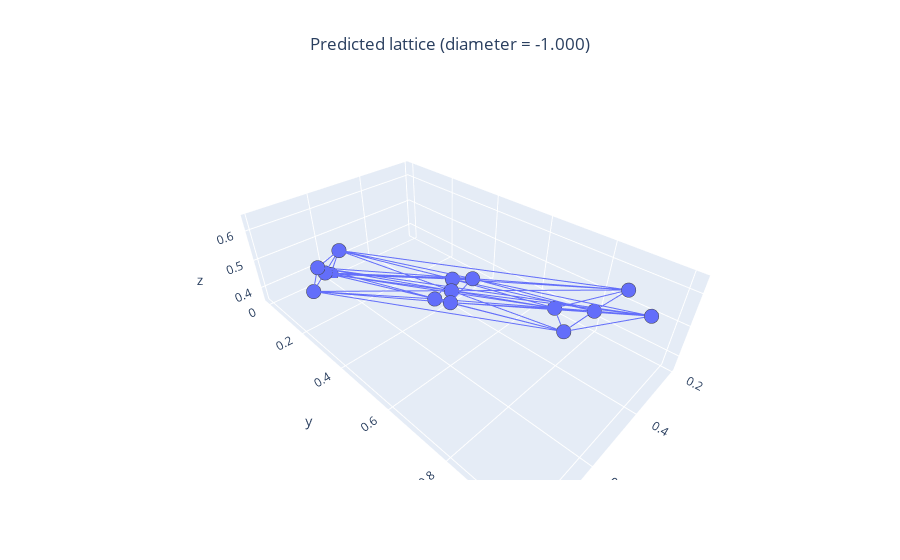

This figure's notebook cell:
### Code cell
path = 'generated_mat/15node'
name = 'LatticeStiffness_lattice_4.npz'
# plot_origin_lattice_from_path(path,name)
plot_lattice_from_path(path, name)

### Figure 1 — Plotly figure (JSON) as saved in the notebook; plotly's stock layout.template omitted (floating-point values rounded to 4 significant figures)
{"data": [{"hovertemplate": "0=%{x}<br>1=%{y}<br>2=%{z}<extra></extra>", "legendgroup": "", "marker": {"color": "#636efa", "line": {"width": 5}, "size": 5, "symbol": "circle"}, "mode": "markers", "name": "", "scene": "scene", "showlegend": false, "type": "scatter3d", "x": [0.3332, 0.4166, 0.7941, 0.7087, 0.4968, 0.5848, 0.2092, 0.2898, 0.6677, 0.3106, 0.6912, 0.4552, 0.542, 0.5629, 0.437], "y": [0.771, 1, 0.3376, 0.1051, 0.4998, 0, 0.6629, 0.8958, 0.2276, 0.8328, 0.1692, 0.3856, 0.6166, 0.5619, 0.4442], "z": [0.4119, 0.6419, 0.6316, 0.4006, 0.4952, 0.3582, 0.367, 0.592, 0.5819, 0.5046, 0.4913, 0.3858, 0.6122, 0.522, 0.4794]}, {"hovertemplate": "x=%{x}<br>y=%{y}<br>z=%{z}<extra></extra>", "legendgroup": "", "line": {"color": "#636efa", "dash": "solid"}, "marker": {"line": {"width": 5}, "size": 5, "symbol": "circle"}, "mode": "lines", "name": "", "scene": "scene", "showlegend": false, "type": "scatter3d", "x": [0.3332, 0.4166], "y": [0.771, 1], "z": [0.4119, 0.6419]}, {"hovertemplate": "x=%{x}<br>y=%{y}<br>z=%{z}<extra></extra>", "legendgroup": "", "line": {"color": "#636efa", "dash": "solid"}, "marker": {"line": {"width": 5}, "size": 5, "symbol": "circle"}, "mode": "lines", "name": "", "scene": "scene", "showlegend": false, "type": "scatter3d", "x": [0.4166, 0.7941], "y": [1, 0.3376], "z": [0.6419, 0.6316]}, {"hovertemplate": "x=%{x}<br>y=%{y}<br>z=%{z}<extra></extra>", "legendgroup": "", "line": {"color": "#636efa", "dash": "solid"}, "marker": {"line": {"width": 5}, "size": 5, "symbol": "circle"}, "mode": "lines", "name": "", "scene": "scene", "showlegend": false, "type": "scatter3d", "x": [0.3332, 0.7087], "y": [0.771, 0.1051], "z": [0.4119, 0.4006]}, {"hovertemplate": "x=%{x}<br>y=%{y}<br>z=%{z}<extra></extra>", "legendgroup": "", "line": {"color": "#636efa", "dash": "solid"}, "marker": {"line": {"width": 5}, "size": 5, "symbol": "circle"}, "mode": "lines", "name": "", "scene": "scene", "showlegend": false, "type": "scatter3d", "x": [0.7941, 0.7087], "y": [0.3376, 0.1051], "z": [0.6316, 0.4006]}, {"hovertemplate": "x=%{x}<br>y=%{y}<br>z=%{z}<extra></extra>", "legendgroup": "", "line": {"color": "#636efa", "dash": "solid"}, "marker": {"line": {"width": 5}, "size": 5, "symbol": "circle"}, "mode": "lines", "name": "", "scene": "scene", "showlegend": false, "type": "scatter3d", "x": [0.3332, 0.4968], "y": [0.771, 0.4998], "z": [0.4119, 0.4952]}, {"hovertemplate": "x=%{x}<br>y=%{y}<br>z=%{z}<extra></extra>", "legendgroup": "", "line": {"color": "#636efa", "dash": "solid"}, "marker": {"line": {"width": 5}, "size": 5, "symbol": "circle"}, "mode": "lines", "name": "", "scene": "scene", "showlegend": false, "type": "scatter3d", "x": [0.4166, 0.4968], "y": [1, 0.4998], "z": [0.6419, 0.4952]}, {"hovertemplate": "x=%{x}<br>y=%{y}<br>z=%{z}<extra></extra>", "legendgroup": "", "line": {"color": "#636efa", "dash": "solid"}, "marker": {"line": {"width": 5}, "size": 5, "symbol": "circle"}, "mode": "lines", "name": "", "scene": "scene", "showlegend": false, "type": "scatter3d", "x": [0.7941, 0.4968], "y": [0.3376, 0.4998], "z": [0.6316, 0.4952]}, {"hovertemplate": "x=%{x}<br>y=%{y}<br>z=%{z}<extra></extra>", "legendgroup": "", "line": {"color": "#636efa", "dash": "solid"}, "marker": {"line": {"width": 5}, "size": 5, "symbol": "circle"}, "mode": "lines", "name": "", "scene": "scene", "showlegend": false, "type": "scatter3d", "x": [0.7087, 0.4968], "y": [0.1051, 0.4998], "z": [0.4006, 0.4952]}, {"hovertemplate": "x=%{x}<br>y=%{y}<br>z=%{z}<extra></extra>", "legendgroup": "", "line": {"color": "#636efa", "dash": "solid"}, "marker": {"line": {"width": 5}, "size": 5, "symbol": "circle"}, "mode": "lines", "name": "", "scene": "scene", "showlegend": false, "type": "scatter3d", "x": [0.4968, 0.5848], "y": [0.4998, 0], "z": [0.4952, 0.3582]}, {"hovertemplate": "x=%{x}<br>y=%{y}<br>z=%{z}<extra></extra>", "legendgroup": "", "line": {"color": "#636efa", "dash": "solid"}, "marker": {"line": {"width": 5}, "size": 5, "symbol": "circle"}, "mode": "lines", "name": "", "scene": "scene", "showlegend": false, "type": "scatter3d", "x": [0.3332, 0.2092], "y": [0.771, 0.6629], "z": [0.4119, 0.367]}, {"hovertemplate": "x=%{x}<br>y=%{y}<br>z=%{z}<extra></extra>", "legendgroup": "", "line": {"color": "#636efa", "dash": "solid"}, "marker": {"line": {"width": 5}, "size": 5, "symbol": "circle"}, "mode": "lines", "name": "", "scene": "scene", "showlegend": false, "type": "scatter3d", "x": [0.4968, 0.2092], "y": [0.4998, 0.6629], "z": [0.4952, 0.367]}, {"hovertemplate": "x=%{x}<br>y=%{y}<br>z=%{z}<extra></extra>", "legendgroup": "", "line": {"color": "#636efa", "dash": "solid"}, "marker": {"line": {"width": 5}, "size": 5, "symbol": "circle"}, "mode": "lines", "name": "", "scene": "scene", "showlegend": false, "type": "scatter3d", "x": [0.5848, 0.2092], "y": [0, 0.6629], "z": [0.3582, 0.367]}, {"hovertemplate": "x=%{x}<br>y=%{y}<br>z=%{z}<extra></extra>", "legendgroup": "", "line": {"color": "#636efa", "dash": "solid"}, "marker": {"line": {"width": 5}, "size": 5, "symbol": "circle"}, "mode": "lines", "name": "", "scene": "scene", "showlegend": false, "type": "scatter3d", "x": [0.4968, 0.2898], "y": [0.4998, 0.8958], "z": [0.4952, 0.592]}, {"hovertemplate": "x=%{x}<br>y=%{y}<br>z=%{z}<extra></extra>", "legendgroup": "", "line": {"color": "#636efa", "dash": "solid"}, "marker": {"line": {"width": 5}, "size": 5, "symbol": "circle"}, "mode": "lines", "name": "", "scene": "scene", "showlegend": false, "type": "scatter3d", "x": [0.2092, 0.2898], "y": [0.6629, 0.8958], "z": [0.367, 0.592]}, {"hovertemplate": "x=%{x}<br>y=%{y}<br>z=%{z}<extra></extra>", "legendgroup": "", "line": {"color": "#636efa", "dash": "solid"}, "marker": {"line": {"width": 5}, "size": 5, "symbol": "circle"}, "mode": "lines", "name": "", "scene": "scene", "showlegend": false, "type": "scatter3d", "x": [0.7941, 0.6677], "y": [0.3376, 0.2276], "z": [0.6316, 0.5819]}, {"hovertemplate": "x=%{x}<br>y=%{y}<br>z=%{z}<extra></extra>", "legendgroup": "", "line": {"color": "#636efa", "dash": "solid"}, "marker": {"line": {"width": 5}, "size": 5, "symbol": "circle"}, "mode": "lines", "name": "", "scene": "scene", "showlegend": false, "type": "scatter3d", "x": [0.4968, 0.6677], "y": [0.4998, 0.2276], "z": [0.4952, 0.5819]}, {"hovertemplate": "x=%{x}<br>y=%{y}<br>z=%{z}<extra></extra>", "legendgroup": "", "line": {"color": "#636efa", "dash": "solid"}, "marker": {"line": {"width": 5}, "size": 5, "symbol": "circle"}, "mode": "lines", "name": "", "scene": "scene", "showlegend": false, "type": "scatter3d", "x": [0.5848, 0.6677], "y": [0, 0.2276], "z": [0.3582, 0.5819]}, {"hovertemplate": "x=%{x}<br>y=%{y}<br>z=%{z}<extra></extra>", "legendgroup": "", "line": {"color": "#636efa", "dash": "solid"}, "marker": {"line": {"width": 5}, "size": 5, "symbol": "circle"}, "mode": "lines", "name": "", "scene": "scene", "showlegend": false, "type": "scatter3d", "x": [0.2898, 0.6677], "y": [0.8958, 0.2276], "z": [0.592, 0.5819]}, {"hovertemplate": "x=%{x}<br>y=%{y}<br>z=%{z}<extra></extra>", "legendgroup": "", "line": {"color": "#636efa", "dash": "solid"}, "marker": {"line": {"width": 5}, "size": 5, "symbol": "circle"}, "mode": "lines", "name": "", "scene": "scene", "showlegend": false, "type": "scatter3d", "x": [0.3332, 0.3106], "y": [0.771, 0.8328], "z": [0.4119, 0.5046]}, {"hovertemplate": "x=%{x}<br>y=%{y}<br>z=%{z}<extra></extra>", "legendgroup": "", "line": {"color": "#636efa", "dash": "solid"}, "marker": {"line": {"width": 5}, "size": 5, "symbol": "circle"}, "mode": "lines", "name": "", "scene": "scene", "showlegend": false, "type": "scatter3d", "x": [0.4166, 0.3106], "y": [1, 0.8328], "z": [0.6419, 0.5046]}, {"hovertemplate": "x=%{x}<br>y=%{y}<br>z=%{z}<extra></extra>", "legendgroup": "", "line": {"color": "#636efa", "dash": "solid"}, "marker": {"line": {"width": 5}, "size": 5, "symbol": "circle"}, "mode": "lines", "name": "", "scene": "scene", "showlegend": false, "type": "scatter3d", "x": [0.2092, 0.3106], "y": [0.6629, 0.8328], "z": [0.367, 0.5046]}, {"hovertemplate": "x=%{x}<br>y=%{y}<br>z=%{z}<extra></extra>", "legendgroup": "", "line": {"color": "#636efa", "dash": "solid"}, "marker": {"line": {"width": 5}, "size": 5, "symbol": "circle"}, "mode": "lines", "name": "", "scene": "scene", "showlegend": false, "type": "scatter3d", "x": [0.2898, 0.3106], "y": [0.8958, 0.8328], "z": [0.592, 0.5046]}, {"hovertemplate": "x=%{x}<br>y=%{y}<br>z=%{z}<extra></extra>", "legendgroup": "", "line": {"color": "#636efa", "dash": "solid"}, "marker": {"line": {"width": 5}, "size": 5, "symbol": "circle"}, "mode": "lines", "name": "", "scene": "scene", "showlegend": false, "type": "scatter3d", "x": [0.7941, 0.6912], "y": [0.3376, 0.1692], "z": [0.6316, 0.4913]}, {"hovertemplate": "x=%{x}<br>y=%{y}<br>z=%{z}<extra></extra>", "legendgroup": "", "line": {"color": "#636efa", "dash": "solid"}, "marker": {"line": {"width": 5}, "size": 5, "symbol": "circle"}, "mode": "lines", "name": "", "scene": "scene", "showlegend": false, "type": "scatter3d", "x": [0.7087, 0.6912], "y": [0.1051, 0.1692], "z": [0.4006, 0.4913]}, {"hovertemplate": "x=%{x}<br>y=%{y}<br>z=%{z}<extra></extra>", "legendgroup": "", "line": {"color": "#636efa", "dash": "solid"}, "marker": {"line": {"width": 5}, "size": 5, "symbol": "circle"}, "mode": "lines", "name": "", "scene": "scene", "showlegend": false, "type": "scatter3d", "x": [0.5848, 0.6912], "y": [0, 0.1692], "z": [0.3582, 0.4913]}, {"hovertemplate": "x=%{x}<br>y=%{y}<br>z=%{z}<extra></extra>", "legendgroup": "", "line": {"color": "#636efa", "dash": "solid"}, "marker": {"line": {"width": 5}, "size": 5, "symbol": "circle"}, "mode": "lines", "name": "", "scene": "scene", "showlegend": false, "type": "scatter3d", "x": [0.6677, 0.6912], "y": [0.2276, 0.1692], "z": [0.5819, 0.4913]}, {"hovertemplate": "x=%{x}<br>y=%{y}<br>z=%{z}<extra></extra>", "legendgroup": "", "line": {"color": "#636efa", "dash": "solid"}, "marker": {"line": {"width": 5}, "size": 5, "symbol": "circle"}, "mode": "lines", "name": "", "scene": "scene", "showlegend": false, "type": "scatter3d", "x": [0.3332, 0.4552], "y": [0.771, 0.3856], "z": [0.4119, 0.3858]}, {"hovertemplate": "x=%{x}<br>y=%{y}<br>z=%{z}<extra></extra>", "legendgroup": "", "line": {"color": "#636efa", "dash": "solid"}, "marker": {"line": {"width": 5}, "size": 5, "symbol": "circle"}, "mode": "lines", "name": "", "scene": "scene", "showlegend": false, "type": "scatter3d", "x": [0.7087, 0.4552], "y": [0.1051, 0.3856], "z": [0.4006, 0.3858]}, {"hovertemplate": "x=%{x}<br>y=%{y}<br>z=%{z}<extra></extra>", "legendgroup": "", "line": {"color": "#636efa", "dash": "solid"}, "marker": {"line": {"width": 5}, "size": 5, "symbol": "circle"}, "mode": "lines", "name": "", "scene": "scene", "showlegend": false, "type": "scatter3d", "x": [0.5848, 0.4552], "y": [0, 0.3856], "z": [0.3582, 0.3858]}, {"hovertemplate": "x=%{x}<br>y=%{y}<br>z=%{z}<extra></extra>", "legendgroup": "", "line": {"color": "#636efa", "dash": "solid"}, "marker": {"line": {"width": 5}, "size": 5, "symbol": "circle"}, "mode": "lines", "name": "", "scene": "scene", "showlegend": false, "type": "scatter3d", "x": [0.2092, 0.4552], "y": [0.6629, 0.3856], "z": [0.367, 0.3858]}, {"hovertemplate": "x=%{x}<br>y=%{y}<br>z=%{z}<extra></extra>", "legendgroup": "", "line": {"color": "#636efa", "dash": "solid"}, "marker": {"line": {"width": 5}, "size": 5, "symbol": "circle"}, "mode": "lines", "name": "", "scene": "scene", "showlegend": false, "type": "scatter3d", "x": [0.3106, 0.4552], "y": [0.8328, 0.3856], "z": [0.5046, 0.3858]}, {"hovertemplate": "x=%{x}<br>y=%{y}<br>z=%{z}<extra></extra>", "legendgroup": "", "line": {"color": "#636efa", "dash": "solid"}, "marker": {"line": {"width": 5}, "size": 5, "symbol": "circle"}, "mode": "lines", "name": "", "scene": "scene", "showlegend": false, "type": "scatter3d", "x": [0.6912, 0.4552], "y": [0.1692, 0.3856], "z": [0.4913, 0.3858]}, {"hovertemplate": "x=%{x}<br>y=%{y}<br>z=%{z}<extra></extra>", "legendgroup": "", "line": {"color": "#636efa", "dash": "solid"}, "marker": {"line": {"width": 5}, "size": 5, "symbol": "circle"}, "mode": "lines", "name": "", "scene": "scene", "showlegend": false, "type": "scatter3d", "x": [0.4166, 0.542], "y": [1, 0.6166], "z": [0.6419, 0.6122]}, {"hovertemplate": "x=%{x}<br>y=%{y}<br>z=%{z}<extra></extra>", "legendgroup": "", "line": {"color": "#636efa", "dash": "solid"}, "marker": {"line": {"width": 5}, "size": 5, "symbol": "circle"}, "mode": "lines", "name": "", "scene": "scene", "showlegend": false, "type": "scatter3d", "x": [0.7941, 0.542], "y": [0.3376, 0.6166], "z": [0.6316, 0.6122]}, {"hovertemplate": "x=%{x}<br>y=%{y}<br>z=%{z}<extra></extra>", "legendgroup": "", "line": {"color": "#636efa", "dash": "solid"}, "marker": {"line": {"width": 5}, "size": 5, "symbol": "circle"}, "mode": "lines", "name": "", "scene": "scene", "showlegend": false, "type": "scatter3d", "x": [0.2898, 0.542], "y": [0.8958, 0.6166], "z": [0.592, 0.6122]}, {"hovertemplate": "x=%{x}<br>y=%{y}<br>z=%{z}<extra></extra>", "legendgroup": "", "line": {"color": "#636efa", "dash": "solid"}, "marker": {"line": {"width": 5}, "size": 5, "symbol": "circle"}, "mode": "lines", "name": "", "scene": "scene", "showlegend": false, "type": "scatter3d", "x": [0.6677, 0.542], "y": [0.2276, 0.6166], "z": [0.5819, 0.6122]}, {"hovertemplate": "x=%{x}<br>y=%{y}<br>z=%{z}<extra></extra>", "legendgroup": "", "line": {"color": "#636efa", "dash": "solid"}, "marker": {"line": {"width": 5}, "size": 5, "symbol": "circle"}, "mode": "lines", "name": "", "scene": "scene", "showlegend": false, "type": "scatter3d", "x": [0.3106, 0.542], "y": [0.8328, 0.6166], "z": [0.5046, 0.6122]}, {"hovertemplate": "x=%{x}<br>y=%{y}<br>z=%{z}<extra></extra>", "legendgroup": "", "line": {"color": "#636efa", "dash": "solid"}, "marker": {"line": {"width": 5}, "size": 5, "symbol": "circle"}, "mode": "lines", "name": "", "scene": "scene", "showlegend": false, "type": "scatter3d", "x": [0.6912, 0.542], "y": [0.1692, 0.6166], "z": [0.4913, 0.6122]}, {"hovertemplate": "x=%{x}<br>y=%{y}<br>z=%{z}<extra></extra>", "legendgroup": "", "line": {"color": "#636efa", "dash": "solid"}, "marker": {"line": {"width": 5}, "size": 5, "symbol": "circle"}, "mode": "lines", "name": "", "scene": "scene", "showlegend": false, "type": "scatter3d", "x": [0.3332, 0.5629], "y": [0.771, 0.5619], "z": [0.4119, 0.522]}, {"hovertemplate": "x=%{x}<br>y=%{y}<br>z=%{z}<extra></extra>", "legendgroup": "", "line": {"color": "#636efa", "dash": "solid"}, "marker": {"line": {"width": 5}, "size": 5, "symbol": "circle"}, "mode": "lines", "name": "", "scene": "scene", "showlegend": false, "type": "scatter3d", "x": [0.4166, 0.5629], "y": [1, 0.5619], "z": [0.6419, 0.522]}, {"hovertemplate": "x=%{x}<br>y=%{y}<br>z=%{z}<extra></extra>", "legendgroup": "", "line": {"color": "#636efa", "dash": "solid"}, "marker": {"line": {"width": 5}, "size": 5, "symbol": "circle"}, "mode": "lines", "name": "", "scene": "scene", "showlegend": false, "type": "scatter3d", "x": [0.7941, 0.5629], "y": [0.3376, 0.5619], "z": [0.6316, 0.522]}, {"hovertemplate": "x=%{x}<br>y=%{y}<br>z=%{z}<extra></extra>", "legendgroup": "", "line": {"color": "#636efa", "dash": "solid"}, "marker": {"line": {"width": 5}, "size": 5, "symbol": "circle"}, "mode": "lines", "name": "", "scene": "scene", "showlegend": false, "type": "scatter3d", "x": [0.7087, 0.5629], "y": [0.1051, 0.5619], "z": [0.4006, 0.522]}, {"hovertemplate": "x=%{x}<br>y=%{y}<br>z=%{z}<extra></extra>", "legendgroup": "", "line": {"color": "#636efa", "dash": "solid"}, "marker": {"line": {"width": 5}, "size": 5, "symbol": "circle"}, "mode": "lines", "name": "", "scene": "scene", "showlegend": false, "type": "scatter3d", "x": [0.3106, 0.5629], "y": [0.8328, 0.5619], "z": [0.5046, 0.522]}, {"hovertemplate": "x=%{x}<br>y=%{y}<br>z=%{z}<extra></extra>", "legendgroup": "", "line": {"color": "#636efa", "dash": "solid"}, "marker": {"line": {"width": 5}, "size": 5, "symbol": "circle"}, "mode": "lines", "name": "", "scene": "scene", "showlegend": false, "type": "scatter3d", "x": [0.6912, 0.5629], "y": [0.1692, 0.5619], "z": [0.4913, 0.522]}, {"hovertemplate": "x=%{x}<br>y=%{y}<br>z=%{z}<extra></extra>", "legendgroup": "", "line": {"color": "#636efa", "dash": "solid"}, "marker": {"line": {"width": 5}, "size": 5, "symbol": "circle"}, "mode": "lines", "name": "", "scene": "scene", "showlegend": false, "type": "scatter3d", "x": [0.4552, 0.5629], "y": [0.3856, 0.5619], "z": [0.3858, 0.522]}, {"hovertemplate": "x=%{x}<br>y=%{y}<br>z=%{z}<extra></extra>", "legendgroup": "", "line": {"color": "#636efa", "dash": "solid"}, "marker": {"line": {"width": 5}, "size": 5, "symbol": "circle"}, "mode": "lines", "name": "", "scene": "scene", "showlegend": false, "type": "scatter3d", "x": [0.542, 0.5629], "y": [0.6166, 0.5619], "z": [0.6122, 0.522]}, {"hovertemplate": "x=%{x}<br>y=%{y}<br>z=%{z}<extra></extra>", "legendgroup": "", "line": {"color": "#636efa", "dash": "solid"}, "marker": {"line": {"width": 5}, "size": 5, "symbol": "circle"}, "mode": "lines", "name": "", "scene": "scene", "showlegend": false, "type": "scatter3d", "x": [0.5848, 0.437], "y": [0, 0.4442], "z": [0.3582, 0.4794]}, {"hovertemplate": "x=%{x}<br>y=%{y}<br>z=%{z}<extra></extra>", "legendgroup": "", "line": {"color": "#636efa", "dash": "solid"}, "marker": {"line": {"width": 5}, "size": 5, "symbol": "circle"}, "mode": "lines", "name": "", "scene": "scene", "showlegend": false, "type": "scatter3d", "x": [0.2092, 0.437], "y": [0.6629, 0.4442], "z": [0.367, 0.4794]}, {"hovertemplate": "x=%{x}<br>y=%{y}<br>z=%{z}<extra></extra>", "legendgroup": "", "line": {"color": "#636efa", "dash": "solid"}, "marker": {"line": {"width": 5}, "size": 5, "symbol": "circle"}, "mode": "lines", "name": "", "scene": "scene", "showlegend": false, "type": "scatter3d", "x": [0.2898, 0.437], "y": [0.8958, 0.4442], "z": [0.592, 0.4794]}, {"hovertemplate": "x=%{x}<br>y=%{y}<br>z=%{z}<extra></extra>", "legendgroup": "", "line": {"color": "#636efa", "dash": "solid"}, "marker": {"line": {"width": 5}, "size": 5, "symbol": "circle"}, "mode": "lines", "name": "", "scene": "scene", "showlegend": false, "type": "scatter3d", "x": [0.6677, 0.437], "y": [0.2276, 0.4442], "z": [0.5819, 0.4794]}, {"hovertemplate": "x=%{x}<br>y=%{y}<br>z=%{z}<extra></extra>", "legendgroup": "", "line": {"color": "#636efa", "dash": "solid"}, "marker": {"line": {"width": 5}, "size": 5, "symbol": "circle"}, "mode": "lines", "name": "", "scene": "scene", "showlegend": false, "type": "scatter3d", "x": [0.3106, 0.437], "y": [0.8328, 0.4442], "z": [0.5046, 0.4794]}, {"hovertemplate": "x=%{x}<br>y=%{y}<br>z=%{z}<extra></extra>", "legendgroup": "", "line": {"color": "#636efa", "dash": "solid"}, "marker": {"line": {"width": 5}, "size": 5, "symbol": "circle"}, "mode": "lines", "name": "", "scene": "scene", "showlegend": false, "type": "scatter3d", "x": [0.6912, 0.437], "y": [0.1692, 0.4442], "z": [0.4913, 0.4794]}, {"hovertemplate": "x=%{x}<br>y=%{y}<br>z=%{z}<extra></extra>", "legendgroup": "", "line": {"color": "#636efa", "dash": "solid"}, "marker": {"line": {"width": 5}, "size": 5, "symbol": "circle"}, "mode": "lines", "name": "", "scene": "scene", "showlegend": false, "type": "scatter3d", "x": [0.4552, 0.437], "y": [0.3856, 0.4442], "z": [0.3858, 0.4794]}, {"hovertemplate": "x=%{x}<br>y=%{y}<br>z=%{z}<extra></extra>", "legendgroup": "", "line": {"color": "#636efa", "dash": "solid"}, "marker": {"line": {"width": 5}, "size": 5, "symbol": "circle"}, "mode": "lines", "name": "", "scene": "scene", "showlegend": false, "type": "scatter3d", "x": [0.542, 0.437], "y": [0.6166, 0.4442], "z": [0.6122, 0.4794]}], "layout": {"autosize": true, "scene": {"aspectmode": "auto", "aspectratio": {"x": 1.064, "y": 1.82, "z": 0.5162}}, "title": {"text": "Predicted lattice (diameter = -1.000)", "x": 0.5}}}
